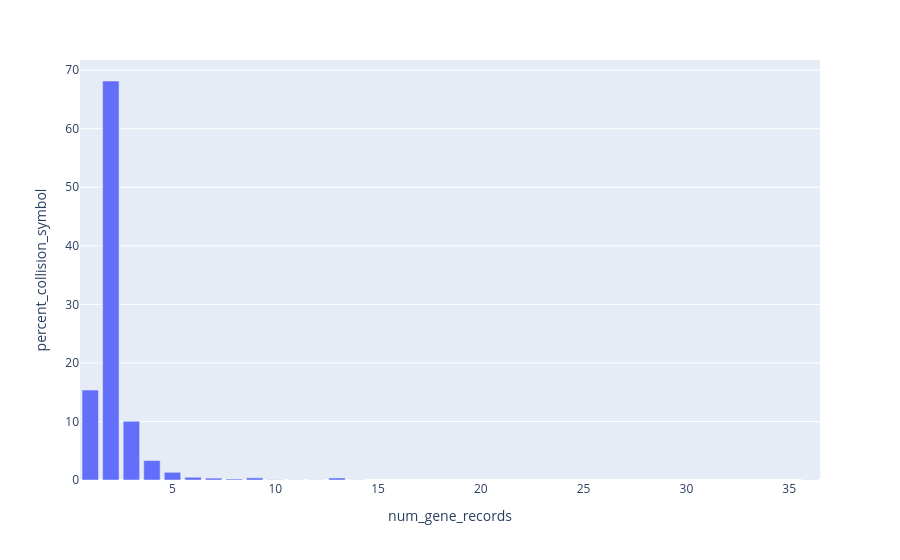

Notebook code for this chart:
### Code cell
create_aa_collision_histogram(merged_alias_aa_collision_ncbi_df, "NCBI", ncbi_aa_collision_count)

### Figure 1 — Plotly figure (JSON) as saved in the notebook; plotly's stock layout.template omitted (floating-point values rounded to 4 significant figures)
{"data": [{"alignmentgroup": "True", "hovertemplate": "num_gene_records=%{x}<br>percent_collision_symbol=%{y}<extra></extra>", "legendgroup": "", "marker": {"color": "#636efa", "pattern": {"shape": ""}}, "name": "", "offsetgroup": "", "orientation": "v", "showlegend": false, "textposition": "auto", "type": "bar", "x": [1, 2, 3, 4, 5, 6, 7, 8, 9, 10, 11, 12, 13, 14, 36], "xaxis": "x", "y": [15.36, 68.15, 10.02, 3.324, 1.315, 0.4713, 0.3225, 0.1737, 0.3721, 0.04962, 0.02481, 0.02481, 0.3473, 0.02481, 0.02481], "yaxis": "y"}], "layout": {"barmode": "relative", "legend": {"tracegroupgap": 0}, "margin": {"t": 60}, "xaxis": {"anchor": "y", "domain": [0, 1], "title": {"text": "num_gene_records"}}, "yaxis": {"anchor": "x", "domain": [0, 1], "title": {"text": "percent_collision_symbol"}}}}
